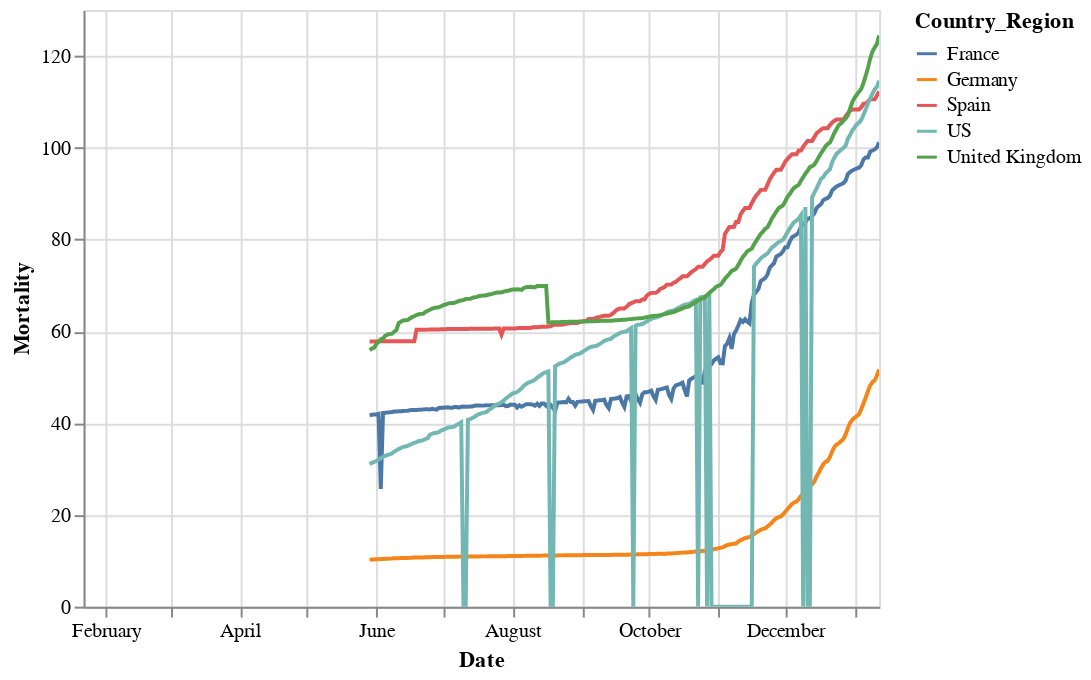

This figure's notebook cell:
### Code cell
alt.Chart(country_df[(country_df.Country_Region=='Spain')|
                     (country_df.Country_Region=='United Kingdom')|
                     (country_df.Country_Region=='Germany')|
                     (country_df.Country_Region=='France')|
                     (country_df.Country_Region=='US')]).mark_line().encode(alt.X('Date:T'),
                                                                            alt.Y('Mortality',scale=alt.Scale(type='linear')),alt.Color('Country_Region')).interactive()

### Figure 1 — Vega-Lite specification as saved in the notebook (floating-point values rounded to 4 significant figures; data arrays with more than 128 entries replaced by an {"elided": "..."} marker saying what was removed)
{"config": {"view": {"continuousWidth": 400, "continuousHeight": 300}}, "data": {"name": "data-24d7a78c3e5ea986757edc459089959d"}, "mark": "line", "encoding": {"color": {"type": "nominal", "field": "Country_Region"}, "x": {"type": "temporal", "field": "Date"}, "y": {"type": "quantitative", "field": "Mortality", "scale": {"type": "linear"}}}, "selection": {"selector020": {"type": "interval", "bind": "scales", "encodings": ["x", "y"]}}, "$schema": "https://vega.github.io/schema/vega-lite/v4.8.1.json", "datasets": {"data-24d7a78c3e5ea986757edc459089959d": {"elided": "1718 records"}}}
